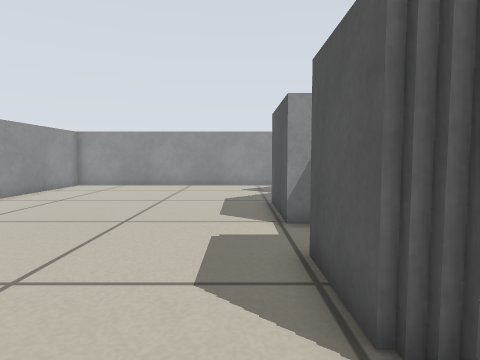
[1] (above)

15 first-person views from a walk through a robot-simulator world made for Stage. The camera is 0.41 m above the floor, tilts 4° down and sees 75° across. The lines on the ground mark 1 m squares. The floor is counted in squares, 0.25 m on a side. Each view is taken from the middle of a square. On the plan, view 1 faces up. The plan holds only what a view shows up to about 15 squares ahead; the rest is blank. The place goes on beyond the plan. The robots in the file are not drawn.

[2]
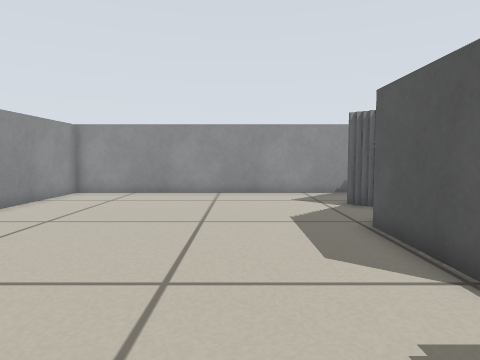

[3]
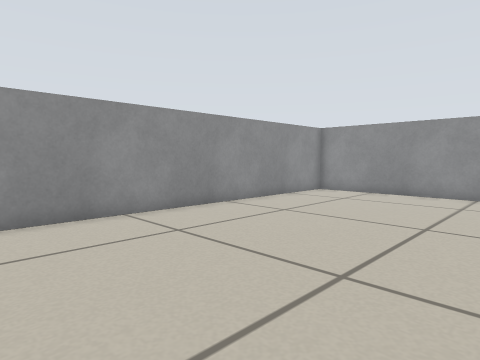

[4]
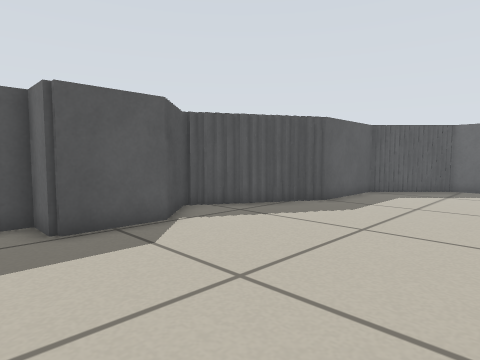

[5]
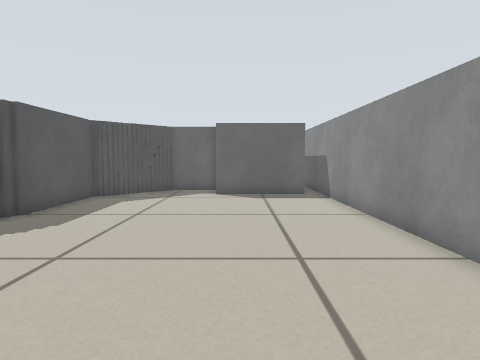

[6]
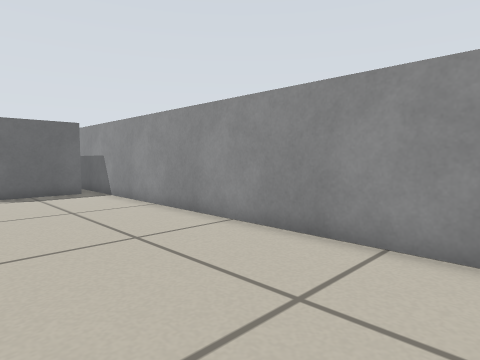

[7]
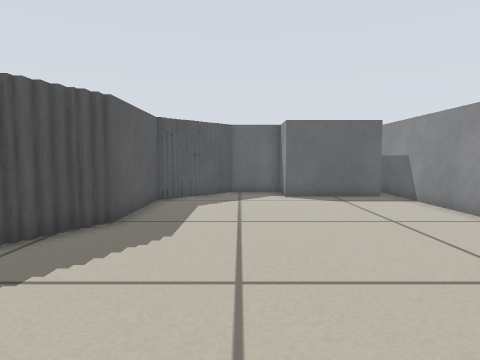

[8]
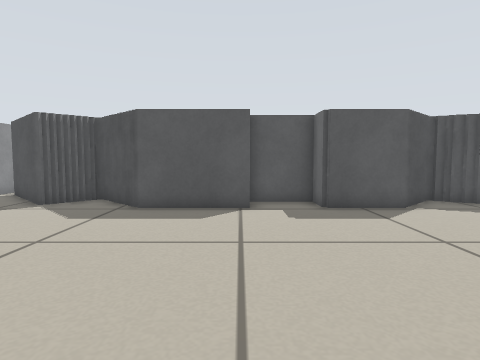

[9]
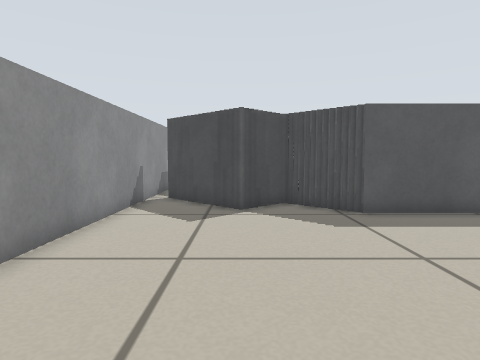

[10]
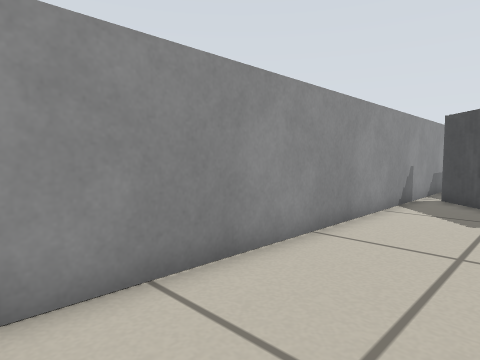

[11]
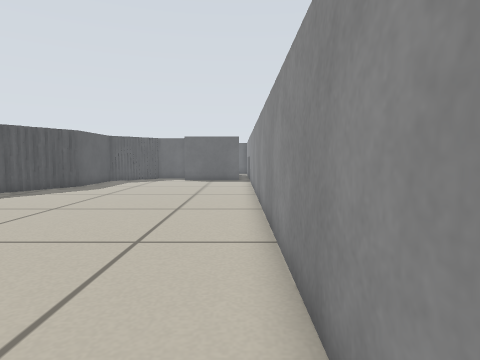

[12]
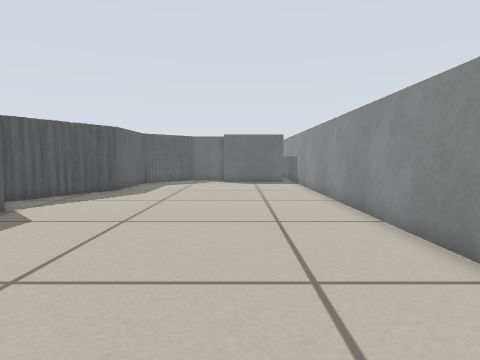

[13]
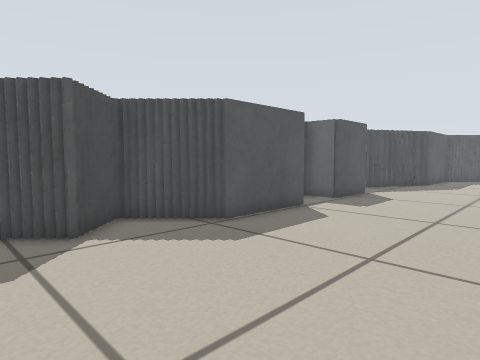

[14]
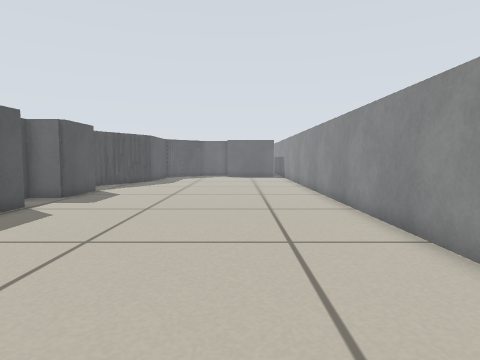

[15]
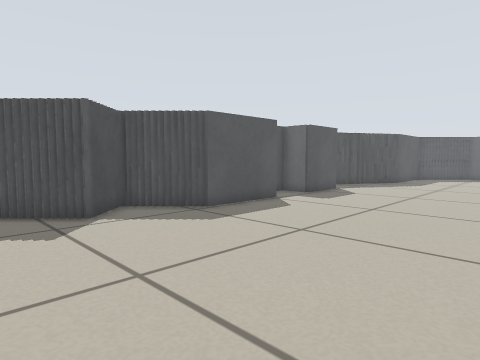

### Floor plan
Points are (right, up) in squares from view 1. A wall is a line through its corners. A room is listed if a view was taken in it or the views show most of it. See-through windows are left out.
Room 1 (views 1, 2, 3, 4, 5, 6, 7, 8, 9, 10, 11, 12, 13, 14, 15)
walls: (1.5, 2) (1.5, 2.5); (1.8, 7.7) (1.2, 7.7) (1.2, 11.7) (1.8, 11.7); (1.8, 2.2) (1.2, 2.2) (1.2, 5.3) (2.6, 5.3) (2.6, 7.6); (2.6, 0.1) (2.6, 0.8); (2.3, -0.5) (2.3, 0.2); (2.1, -1) (2.1, -0.4); (1.8, -1.4) (1.8, -0.9); (1.5, -2) (1.5, -1.2); (1.2, -2.5) (1.2, -1.9); (2.1, 11.9) (2.1, 12.2) (2.3, 12.2) (2.3, 12.8); (0.8, -3.2) (0.8, -2.6); (0.5, -3.6) (0.5, -3.1); (2.9, 12.9) (2.9, 13.4); (2.9, 13.5) (2.9, 14); (2.3, 14.1) (2.3, 14.6) (2.1, 14.6) (2.1, 15.4) (2.3, 15.4) (2.3, 15.7) (2.9, 15.7) (2.9, 16.3) (3.5, 16.3); (2.2, 14.9) (1.8, 14.9); (0.2, -8.2) (0.2, -3.8); (-1, -9.1) (-0.5, -9.1); (-9, -9.1) (-4.9, -9.1) (-4.9, -10.9) (-2.5, -10.9); (-1.9, -10.5) (-1.9, -10); (5, 18.7) (-9.7, 18.7) (-9.7, -10)
ways out: gap at (5, 18)

Where each view was taken, in squares from view 1:
view 1: 0 up, 0 right, facing up
view 2: 4 up, 2 left, facing up
view 3: 4 up, 1 left, facing up-left
view 4: 7 up, 6 left, facing down-right
view 5: 5 up, 6 left, facing down
view 6: 6 up, 4 left, facing down-left
view 7: 4 up, 3 left, facing down
view 8: 8 up, 9 left, facing right
view 9: 15 up, 8 left, facing right
view 10: 15 up, 9 left, facing up-right
view 11: 14 up, 9 left, facing down
view 12: 12 up, 6 left, facing down
view 13: 17 up, 5 left, facing down-right
view 14: 18 up, 6 left, facing down
view 15: 18 up, 7 left, facing down-right
